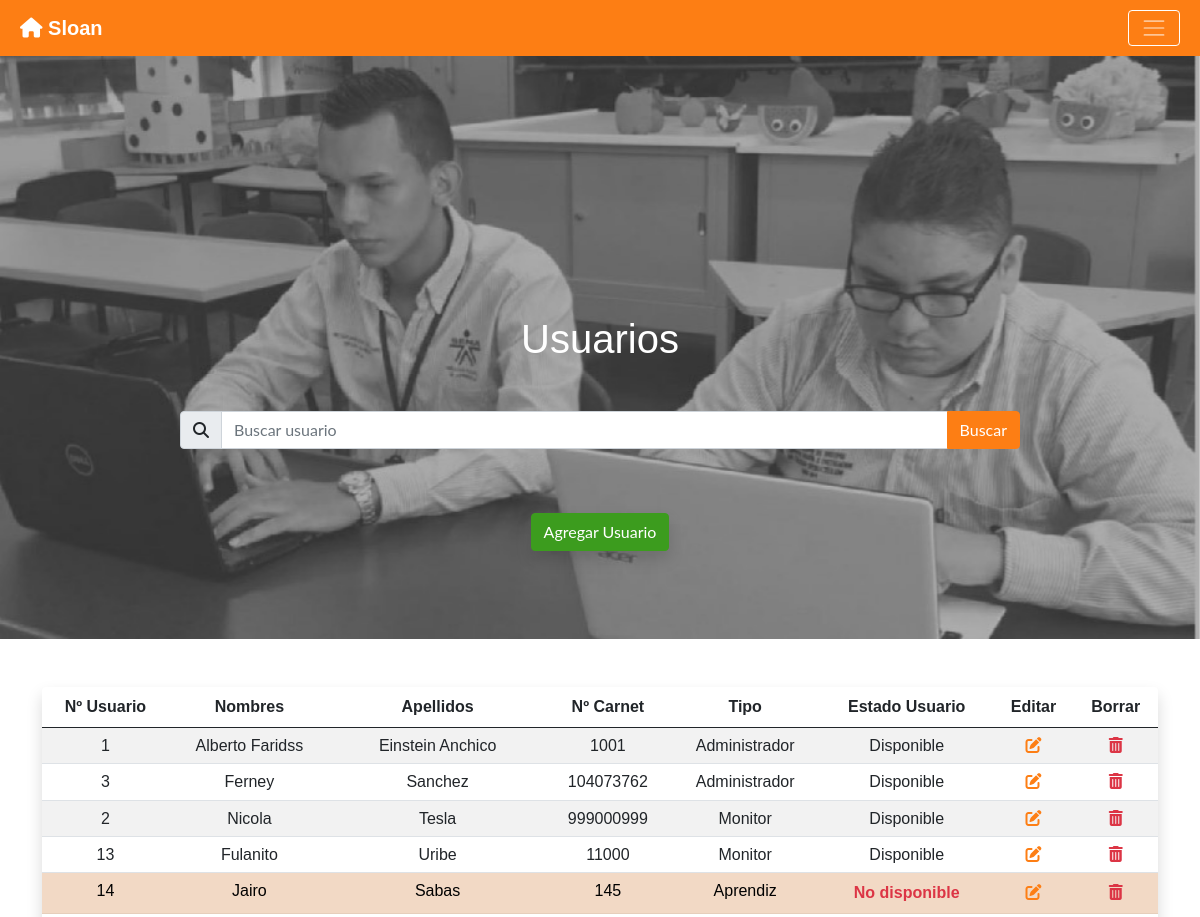
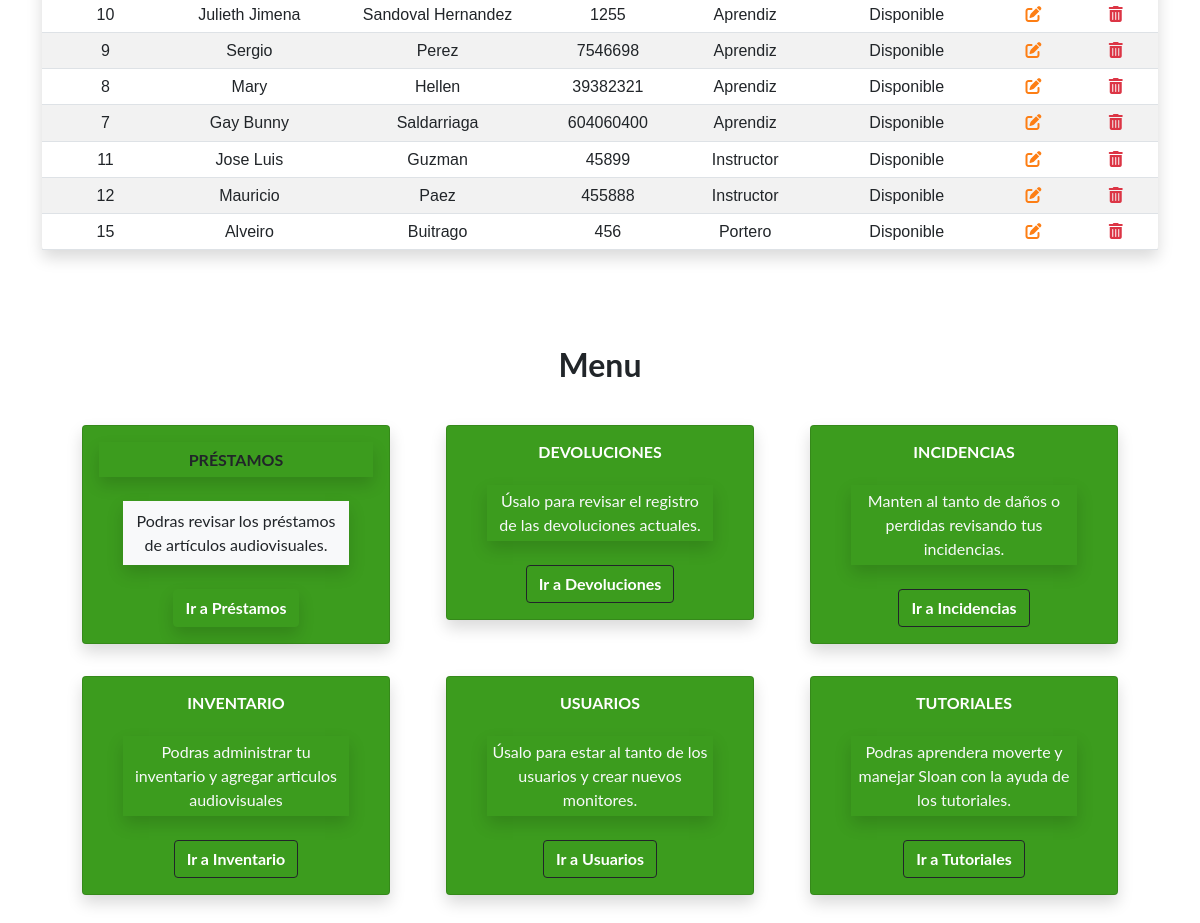
The app's page /admin/usuarios.php (signed in) with its own data (2 pictures, top to bottom).
### tables this page shows
CREATE TABLE `usuarios` (
  `id_usuario` int(11) NOT NULL,
  `tipo_usuario` int(11) NOT NULL,
  `nombre` varchar(20) NOT NULL,
  `apellido` varchar(20) NOT NULL,
  `numero_carnet` int(10) NOT NULL,
  `estado_usuario` int(1) NOT NULL,
  `contrasenia` varchar(10) DEFAULT NULL,
  `sesion` varchar(10) NOT NULL
);

CREATE TABLE `perfiles` (
  `id_perfil` int(11) NOT NULL,
  `nombre_perfil` varchar(15) NOT NULL
);

### confirmarInicio.php (called while the page is built, shortened)
<?php
    class Confirmar {
        private $carnet;
        function __construct(){
            if (isset($_SESSION['carnetUsuario'])){
                $this -> carnet = $_SESSION['carnetUsuario'];
            }
        }
        function verificar(){
            include "conexion.php";
            $sql = "call confirmarInicioSesion(?)";
            try {
                $stmt =  $con -> prepare($sql);
                $stmt -> bindParam(1, $this -> carnet, PDO::PARAM_STR);
                $stmt -> execute();
                $resultSet = $stmt -> fetch();
                if ($resultSet['sesion'] == "activo" ){
                    $resultSet = true;
                }else{
                    $resultSet = false;
                }
            } catch (PDOException $e) {
                echo "error en confirmar sesion".$e-> getMessage();
            }
            return $resultSet;
        }
    }
?>

### admin/usuarios.php (the view, shortened to what this page needs)
<?php
	include_once"../conexion.php";
    include_once "../confirmarInicio.php";
	$sentencia_select=$con->prepare('SELECT * FROM usuarios ORDER BY tipo_usuario ASC');
	$sentencia_select->execute();
	$resultado=$sentencia_select->fetchAll();
    $confirmar = new Confirmar();
    if ($confirmar -> verificar() == true):
?>
<!DOCTYPE html>
<html lang="es">
	<head>
        <link rel="stylesheet" href="../css/custom.css">
	</head>
	<body style="font-family: 'Noto Sans JP', sans-serif;">
        <?php include_once "../plantillas/navegacion.plantilla.php" ?>
        <div class="carousel slide" data-bs-ride="carousel">
            <div class="carousel-inner">
                <div class="carousel-item active">
                    <img src="../img/Fondo.jpeg" class="d-block w-100 h-100" alt="Logo Carrusel">
                </div>
                <div class="carousel-caption d-sm-block mt-sm-5 d-md-block">
                    <h1 class="h1 text-white mb-5 d-none d-md-block">Usuarios</h1>
                    <form class="row text-center justify-content-center align-items-center" method="post">
                        <div class="input-group mb-3">
                            <span class="input-group-text mb-5" id="basic-addon1"><i class="fas fa-search"></i></span>
                            <input type="text" class="form-control mb-5" name="buscar" placeholder="Buscar usuario" value="<?php if(isset($buscar_text)) echo $buscar_text; ?>">
                            <input type="submit" class="btn btn-warning text-white mb-5" name="btn_buscar" value="Buscar">
                        </div>
                        <div class="col-12">
                            <a href="insert_usuario.php" class="btn btn-success text-white mb-5 ml-3 shadow">Agregar Usuario</a>
                        </div>
                    </form>
                </div>
            </div>
        </div>
		<div class="container">
			<div class="row pt-5">
				<div class="col-12">
        			<table class="table table-striped table-hover shadow p-3 mb-5 bg-white rounded">
        				<thead>
        					<tr class="text-center">
								<th class="fw-bold" scope="col">Nº Usuario</th>
								<th class="fw-bold" scope="col">Nombres</th>
								<th class="fw-bold" scope="col">Apellidos</th>
								<th class="fw-bold" scope="col">Nº Carnet</th>
								<th class="fw-bold" scope="col">Tipo</th>
								<th class="fw-bold" scope="col">Estado Usuario</th>
 		           				<th class="fw-bold" scope="col">Editar</th>
                                <th class="fw-bold" scope="col">Borrar</th>
        					</tr>
        				</thead>
        				<tbody>
							<?php foreach($resultado as $fila):?>
                                <?php
                                    $sentencia_select=$con->prepare('CALL select_perfiles(?)');
                                    $sentencia_select->bindParam(1,$fila['tipo_usuario'], PDO::PARAM_INT);
                                    $sentencia_select->execute();
                                    $perfiles=$sentencia_select->fetchAll();
                                    foreach ($perfiles as $p_fila) {}
                                    if($fila['estado_usuario']==1){
                                        $estado = "Disponible";
                                        $class = "class=\"h6\"";
                                        $classt = "class=\"h6\"";
                                    }else {
                                        $estado = "No disponible";
                                        $class = "class=\"table-warning fw-bold text-danger\"";
                                        $classt = "class=\"h6 table-warning\"";
                                    }
                                ?>
            					<tr class="text-center">
    								<td <?php echo $classt; ?> scope="row">
                                        <?php echo $fila['id_usuario']; ?>
                                    </td>
    								<td <?php echo $classt; ?> >
                                        <?php echo $fila['nombre']; ?>
                                    </td>
    								<td <?php echo $classt; ?> >
                                        <?php echo $fila['apellido']; ?>
                                    </td>
    								<td <?php echo $classt; ?> >
                                        <?php echo $fila['numero_carnet'];?>
                                    </td>
    								<td <?php echo $classt; ?> >
                                        <?php echo $p_fila['nombre_perfil']; ?>
                                    </td>
    								<td <?php echo $class; ?> >
                                        <?php echo $estado; ?>
                                    </td>
    								<td <?php echo $class; ?> ><a href="update_usuario.php?id_usuario= <?php echo $fila['id_usuario']; ?>" class="h6 text-warning" ><i class="fas fa-edit"></i></a></td>
    								<td <?php echo $class; ?> ><a href="delete_usuario.php?id_usuario= <?php echo $fila['id_usuario']; ?>" class="h6 text-danger"  onclick="return confirmarEliminar()"><i class="fas fa-trash-alt"></i></a></td>
            					</tr>
        					<?php endforeach ?>
        				</tbody>
        			</table>
				</div>
			</div>
            <?php include_once "../plantillas/contenido.plantilla.php" ?>
		</div>
	</body>
</html>
<?php
    endif;
?>

### records on screen
usuarios: id_usuario "1", nombre "Alberto Faridss", apellido "Einstein Anchico", numero_carnet "1001", tipo_usuario.nombre_perfil "Administrador", estado_usuario "Disponible"
usuarios: id_usuario "3", nombre "Ferney", apellido "Sanchez", numero_carnet "104073762", tipo_usuario.nombre_perfil "Administrador", estado_usuario "Disponible"
usuarios: id_usuario "2", nombre "Nicola", apellido "Tesla", numero_carnet "999000999", tipo_usuario.nombre_perfil "Monitor", estado_usuario "Disponible"
usuarios: id_usuario "13", nombre "Fulanito", apellido "Uribe", numero_carnet "11000", tipo_usuario.nombre_perfil "Monitor", estado_usuario "Disponible"
usuarios: id_usuario "14", nombre "Jairo", apellido "Sabas", numero_carnet "145", tipo_usuario.nombre_perfil "Aprendiz", estado_usuario "No disponible"
usuarios: id_usuario "10", nombre "Julieth Jimena", apellido "Sandoval Hernandez", numero_carnet "1255", tipo_usuario.nombre_perfil "Aprendiz", estado_usuario "Disponible"
usuarios: id_usuario "9", nombre "Sergio", apellido "Perez", numero_carnet "7546698", tipo_usuario.nombre_perfil "Aprendiz", estado_usuario "Disponible"
usuarios: id_usuario "8", nombre "Mary", apellido "Hellen", numero_carnet "39382321", tipo_usuario.nombre_perfil "Aprendiz", estado_usuario "Disponible"
usuarios: id_usuario "7", nombre "Gay Bunny", apellido "Saldarriaga", numero_carnet "604060400", tipo_usuario.nombre_perfil "Aprendiz", estado_usuario "Disponible"
usuarios: id_usuario "11", nombre "Jose Luis", apellido "Guzman", numero_carnet "45899", tipo_usuario.nombre_perfil "Instructor", estado_usuario "Disponible"
usuarios: id_usuario "12", nombre "Mauricio", apellido "Paez", numero_carnet "455888", tipo_usuario.nombre_perfil "Instructor", estado_usuario "Disponible"
usuarios: id_usuario "15", nombre "Alveiro", apellido "Buitrago", numero_carnet "456", tipo_usuario.nombre_perfil "Portero", estado_usuario "Disponible"
